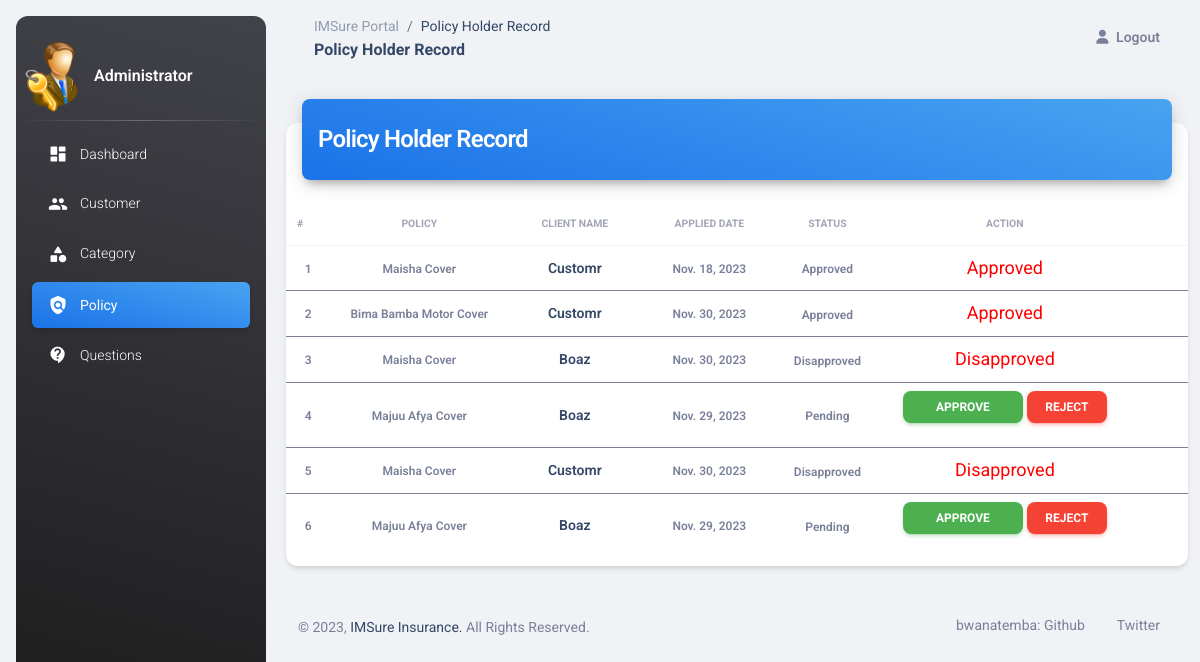
Before: /accounts/profile/admin-view-policy-holder with the older database file.
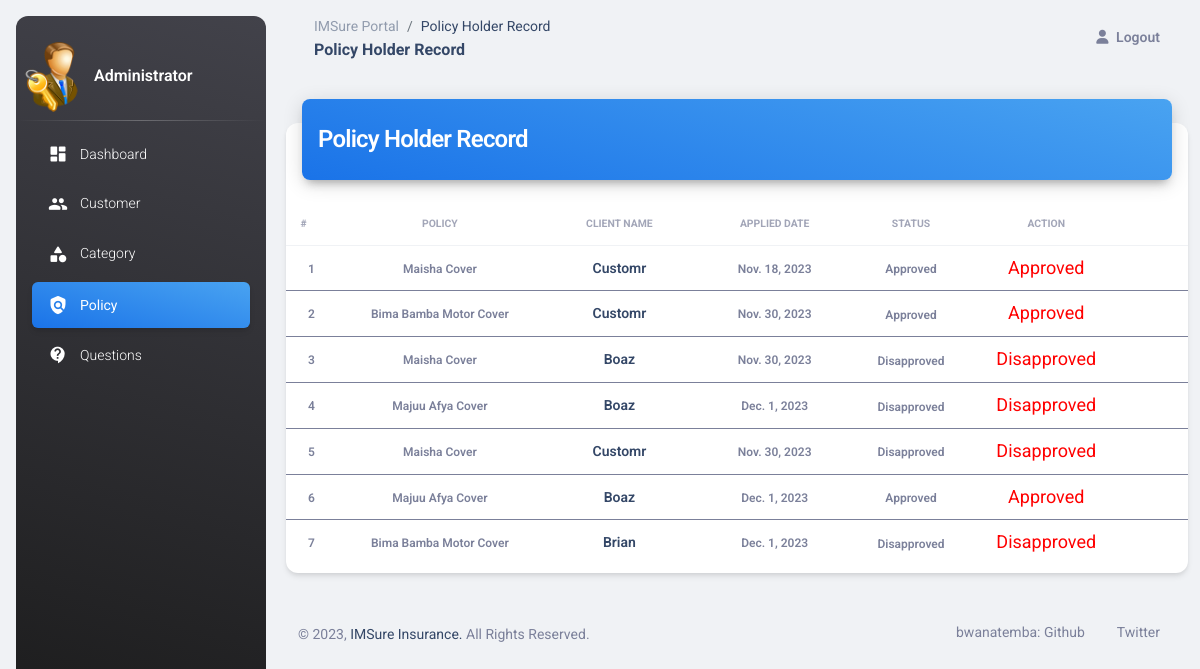
After: the same page with the newer database file.
### insurancemanagement/models.py (models this page shows, shortened)
class PolicyRecord(models.Model):
    customer = models.ForeignKey(Customer, on_delete=models.CASCADE)
    policy = models.ForeignKey(Policy, on_delete=models.CASCADE)
    status = models.CharField(max_length=100, default='Pending')
    creation_date = models.DateField(auto_now=True)

class Policy(models.Model):
    category = models.ForeignKey('Category', on_delete=models.CASCADE)
    policy_name = models.CharField(max_length=200)
    sum_assurance = models.PositiveIntegerField()
    premium = models.PositiveIntegerField()
    tenure = models.PositiveIntegerField()
    creation_date = models.DateField(auto_now=True)
    def __str__(self):
        return self.policy_name

### customer/models.py (models this page shows, shortened)
class Customer(models.Model):
    user = models.OneToOneField(User, on_delete=models.CASCADE)
    profile_pic = models.ImageField(upload_to='profile_pic/Customer/', null=True, blank=True)
    address = models.CharField(max_length=40)
    mobile = models.CharField(max_length=20, null=False)
    def __str__(self):
        return self.user.first_name

### insurancemanagement/views.py (the view)
# urls.py: path('accounts/profile/admin-view-policy-holder', views.admin_view_policy_holder_view,
def admin_view_policy_holder_view(request):
    policyrecords = models.PolicyRecord.objects.all()
    return render(request, 'insurance/admin_view_policy_holder.html', {'policyrecords': policyrecords})

### insurancemanagement/templates/insurance/admin_view_policy_holder.html (shortened to what this page needs)
<!DOCTYPE html>
{% load static %}
<html lang="en">
<head>
  <link href="{% static 'dashboard/css/nucleo-icons.css' %}" rel="stylesheet" />
  <link href="{% static 'dashboard/css/nucleo-svg.css' %}" rel="stylesheet" />
  <link id="pagestyle" href="{% static 'dashboard/css/material-dashboard.css' %}" rel="stylesheet" />
</head>
<body class="g-sidenav-show  bg-gray-200">
  <aside class="sidenav navbar navbar-vertical navbar-expand-xs border-0 border-radius-xl my-3 fixed-start ms-3   bg-gradient-dark" id="sidenav-main">
    <br><div class="sidenav-header">
        <img src="{% static 'image/admin-icn.png' %}" width="70" height="70" alt="main_logo">
        <span class="ms-1 font-weight-bold text-white">Administrator</span>
    </div>
    <hr class="horizontal light mt-0 mb-2">
    <div class="collapse navbar-collapse  w-auto " id="sidenav-collapse-main">
      <ul class="navbar-nav">
        <li class="nav-item">
          <a class="nav-link text-white" href="/admin_dashboard">
            <div class="text-white text-center me-2 d-flex align-items-center justify-content-center">
              <i class="material-icons opacity-10">dashboard</i>
            </div>
            <span class="nav-link-text ms-1">Dashboard</span>
          </a>
        </li>
        <li class="nav-item">
          <a class="nav-link text-white " href="/admin-view-customer">
            <div class="text-white text-center me-2 d-flex align-items-center justify-content-center">
              <i class="material-icons opacity-10">group</i>
            </div>
            <span class="nav-link-text ms-1">Customer</span>
          </a>
        </li>
        <li class="nav-item">
          <a class="nav-link text-white " href="/admin-category">
            <div class="text-white text-center me-2 d-flex align-items-center justify-content-center">
              <i class="material-icons opacity-10">category</i>
            </div>
            <span class="nav-link-text ms-1">Category</span>
          </a>
        </li>
        <li class="nav-item">
          <a class="nav-link text-white active bg-gradient-info" href="/admin-policy">
            <div class="text-white text-center me-2 d-flex align-items-center justify-content-center">
              <i class="material-icons opacity-10">policy</i>
            </div>
            <span class="nav-link-text ms-1">Policy</span>
          </a>
        </li>
        <li class="nav-item">
          <a class="nav-link text-white " href="/admin-question">
            <div class="text-white text-center me-2 d-flex align-items-center justify-content-center">
              <i class="material-icons opacity-10">contact_support</i>
            </div>
            <span class="nav-link-text ms-1">Questions</span>
          </a>
        </li>
      </ul>
    </div>
  </aside>
  <main class="main-content position-relative max-height-vh-100 h-100 border-radius-lg ">
    <nav class="navbar navbar-main navbar-expand-lg px-0 mx-4 shadow-none border-radius-xl" id="navbarBlur" data-scroll="true">
      <div class="container-fluid py-1 px-3">
        <nav aria-label="breadcrumb">
          <ol class="breadcrumb bg-transparent mb-0 pb-0 pt-1 px-0 me-sm-6 me-5">
            <li class="breadcrumb-item text-sm"><a class="opacity-5 text-dark" href="javascript:;">IMSure Portal</a></li>
            <li class="breadcrumb-item text-sm text-dark active" aria-current="page">Policy Holder Record</li>
          </ol>
          <h6 class="font-weight-bolder mb-0">Policy Holder Record</h6>
        </nav>
        <div class="collapse navbar-collapse mt-sm-0 mt-2 me-md-0 me-sm-4" id="navbar">
          <ul class="navbar-nav  justify-content-end">
            <li class="nav-item d-flex align-items-center">
              <a href="/logout" class="nav-link text-body font-weight-bold px-0">
                <i class="fa fa-user me-sm-1"></i>
                <span class="d-sm-inline d-none">Logout</span>
              </a>
            </li>
          </ul>
        </div>
      </div>
    </nav>
    <div class="container-fluid py-4">
      <div class="row">
        <div class="col-12">
          <div class="card my-4">
            <div class="card-header p-0 position-relative mt-n4 mx-3 z-index-2">
              <div class="bg-gradient-info shadow-dark border-radius-lg pt-4 pb-3">
                <h4 class="text-white text-capitalize ps-3">Policy Holder Record</h4>
              </div>
            </div>
            <div class="card-body px-0 pb-2">
              <div class="table-responsive p-0">
                <table class="table align-items-center mb-0">
                  <thead>
                    <tr>
                      <th class="text-center text-uppercase text-secondary text-xxs font-weight-bolder opacity-7 ps-2">#</th>
                      <th class="text-center text-uppercase text-secondary text-xxs font-weight-bolder opacity-7">Policy</th>
                      <th class="text-center text-uppercase text-secondary text-xxs font-weight-bolder opacity-7">Client Name</th>
                      <th class="text-center text-uppercase text-secondary text-xxs font-weight-bolder opacity-7">Applied Date</th>
                      <th class="text-center text-uppercase text-secondary text-xxs font-weight-bolder opacity-7">Status</th>
                      <th class="text-center text-uppercase text-secondary text-xxs font-weight-bolder opacity-7">Action</th>
                      <th class="text-secondary opacity-7"></th>
                    </tr>
                  </thead>
                  {% for t in policyrecords %}
                  <tbody>
                    <tr>
                      <td class="align-middle text-center text-sm">
                        <span class="text-secondary text-xs font-weight-bold">{{ forloop.counter }}</span>
                      </td>
                        <td class="align-middle text-center text-sm">
                        <span class="text-secondary text-xs font-weight-bold">{{t.policy}}</span>
                      </td>
                      <td>
                        <h6 class="mb-0 text-center text-sm">{{t.customer}}</h6>
                      </td>
                      <td class="align-middle text-center text-sm">
                        <span class="text-secondary text-xs font-weight-bold">{{t.creation_date}}</span>
                      </td>
                      <td class="align-middle text-center">
                        <span class="text-secondary text-xs font-weight-bold">{{t.status}}</span>
                      </td>
                      {% if t.status == 'Pending' %}
                <td class="text-center">
                    <button class="btn btn-success btn-sm badge-pill" style="width: 120px;"><a  style="text-decoration: none;color: white;" href="{% url 'approve-request' t.id  %}">Approve</a> </button>
                    <button class="btn btn-danger btn-sm badge-pill" style="width: 80px;"><a  style="text-decoration: none;color: white;" href="{% url 'reject-request' t.id  %}">Reject</a> </button>
                </td>
                {% else %}
                <td class="text-center">
                <span style="color:red;font-size:18px;" class="label success">{{t.status}}</span></td>
                {% endif %}
                    </tr>
                  </tbody>
                  {% endfor %}
                </table>
              </div>
            </div>
          </div>
        </div>
      </div>
      <div class="row mb-4">
      <footer class="footer py-4  ">
        <div class="container-fluid">
          <div class="row align-items-center justify-content-lg-between">
            <div class="col-lg-6 mb-lg-0 mb-4">
              <div class="copyright text-center text-sm text-muted text-lg-start">
                &copy; ,
                <a href="/" target="_blank">IMSure Insurance. </a> All Rights Reserved.
              </div>
            </div>
            <div class="col-lg-6">
              <ul class="nav nav-footer justify-content-center justify-content-lg-end">
                <li class="nav-item">
                  <a href="https://github.com/bwanatemba" class="nav-link text-muted" target="_blank">bwanatemba: Github </a>
                </li>
                <li class="nav-item">
                  <a href="https://twitter.com/bwanatemba" class="nav-link text-muted" target="_blank">Twitter</a>
                </li>
              </ul>
            </div>
          </div>
        </div>
      </footer>
    </div>
  </main>
</body>
</html>

Changed rows visible on the page:
changed PolicyRecord (number 4 of 7 on the later page): creation_date "Nov. 29, 2023" → "Dec. 1, 2023"; status "Pending" → "Disapproved"; status (not shown) → "Disapproved"; no longer shows "APPROVE REJECT"
changed PolicyRecord (number 6 of 7 on the later page): creation_date "Nov. 29, 2023" → "Dec. 1, 2023"; status "Pending" → "Approved"; status (not shown) → "Approved"; no longer shows "APPROVE REJECT"
added PolicyRecord: policy "Bima Bamba Motor Cover", customer "Brian", creation_date "Dec. 1, 2023", status "Disapproved"
